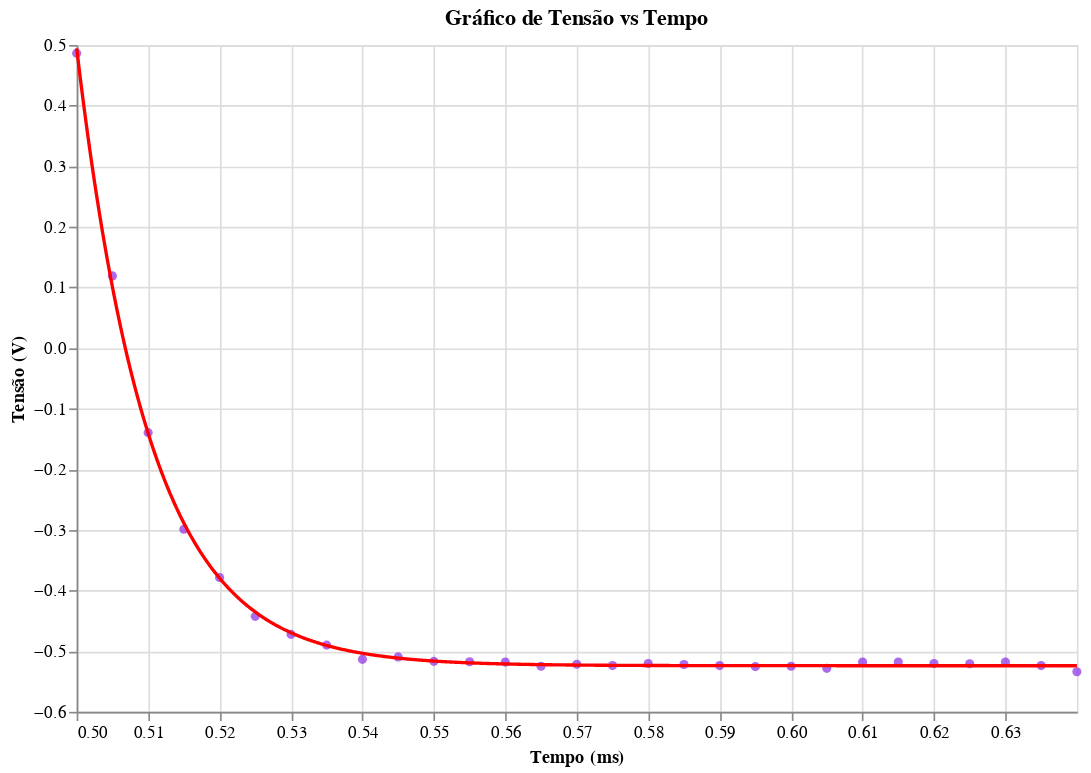

Here is the notebook cell this chart was saved with:
### Code cell
path = "RL-01.csv"

data = aj.slicing_data(path,[0.5,0.8],Rl=True)
data_regres, b = aj.regres_exp(data,[0.5,0.8])
(aj.data_x_regression(data,data_regres)).display()

tal_dc = 1/(b*1000)

### Figure 1 — Vega-Lite specification as saved in the notebook (floating-point values rounded to 4 significant figures; data arrays with more than 128 entries replaced by an {"elided": "..."} marker saying what was removed)
{"config": {"view": {"continuousWidth": 300, "continuousHeight": 300}}, "layer": [{"data": {"name": "data-0c47b2dd8747768be5c47cb3782941a1"}, "mark": {"type": "circle", "color": "blueviolet"}, "encoding": {"x": {"field": "Time", "scale": {"domain": [0.5, 0.64]}, "title": "Tempo (ms)", "type": "quantitative"}, "y": {"field": "U_b", "title": "Tensão (V)", "type": "quantitative"}}, "title": "Gráfico de Tensão vs Tempo"}, {"data": {"name": "data-60d656673fe57a8f905d3eab64f8c70d"}, "mark": {"type": "line", "color": "red"}, "encoding": {"x": {"field": "Time", "scale": {"domain": [0.5, 0.64]}, "title": "Tempo (ms)", "type": "quantitative"}, "y": {"field": "U_b", "title": "Tensão (V)", "type": "quantitative"}}, "title": "Gráfico de Tensão vs Tempo"}], "height": 400, "width": 600, "$schema": "https://vega.github.io/schema/vega-lite/v5.20.1.json", "datasets": {"data-0c47b2dd8747768be5c47cb3782941a1": [{"Time": 0.5, "U_y": 2.177, "U_b": 0.4863}, {"Time": 0.505, "U_y": -2.599, "U_b": 0.1191}, {"Time": 0.51, "U_y": -2.48, "U_b": -0.1395}, {"Time": 0.515, "U_y": -2.401, "U_b": -0.2989}, {"Time": 0.52, "U_y": -2.358, "U_b": -0.3784}, {"Time": 0.525, "U_y": -2.321, "U_b": -0.4425}, {"Time": 0.53, "U_y": -2.309, "U_b": -0.4723}, {"Time": 0.535, "U_y": -2.302, "U_b": -0.49}, {"Time": 0.54, "U_y": -2.293, "U_b": -0.5135}, {"Time": 0.545, "U_y": -2.281, "U_b": -0.5095}, {"Time": 0.55, "U_y": -2.282, "U_b": -0.5168}, {"Time": 0.555, "U_y": -2.284, "U_b": -0.5175}, {"Time": 0.56, "U_y": -2.277, "U_b": -0.518}, {"Time": 0.565, "U_y": -2.281, "U_b": -0.5248}, {"Time": 0.57, "U_y": -2.273, "U_b": -0.5215}, {"Time": 0.575, "U_y": -2.285, "U_b": -0.5237}, {"Time": 0.58, "U_y": -2.281, "U_b": -0.5203}, {"Time": 0.585, "U_y": -2.274, "U_b": -0.522}, {"Time": 0.59, "U_y": -2.28, "U_b": -0.5237}, {"Time": 0.595, "U_y": -2.278, "U_b": -0.5255}, {"Time": 0.6, "U_y": -2.277, "U_b": -0.5248}, {"Time": 0.605, "U_y": -2.273, "U_b": -0.5283}, {"Time": 0.61, "U_y": -2.28, "U_b": -0.518}, {"Time": 0.615, "U_y": -2.279, "U_b": -0.518}, {"Time": 0.62, "U_y": -2.274, "U_b": -0.5203}, {"Time": 0.625, "U_y": -2.278, "U_b": -0.5208}, {"Time": 0.63, "U_y": -2.282, "U_b": -0.518}, {"Time": 0.635, "U_y": -2.274, "U_b": -0.5237}, {"Time": 0.64, "U_y": -2.291, "U_b": -0.534}], "data-60d656673fe57a8f905d3eab64f8c70d": {"elided": "1000 records"}}}
